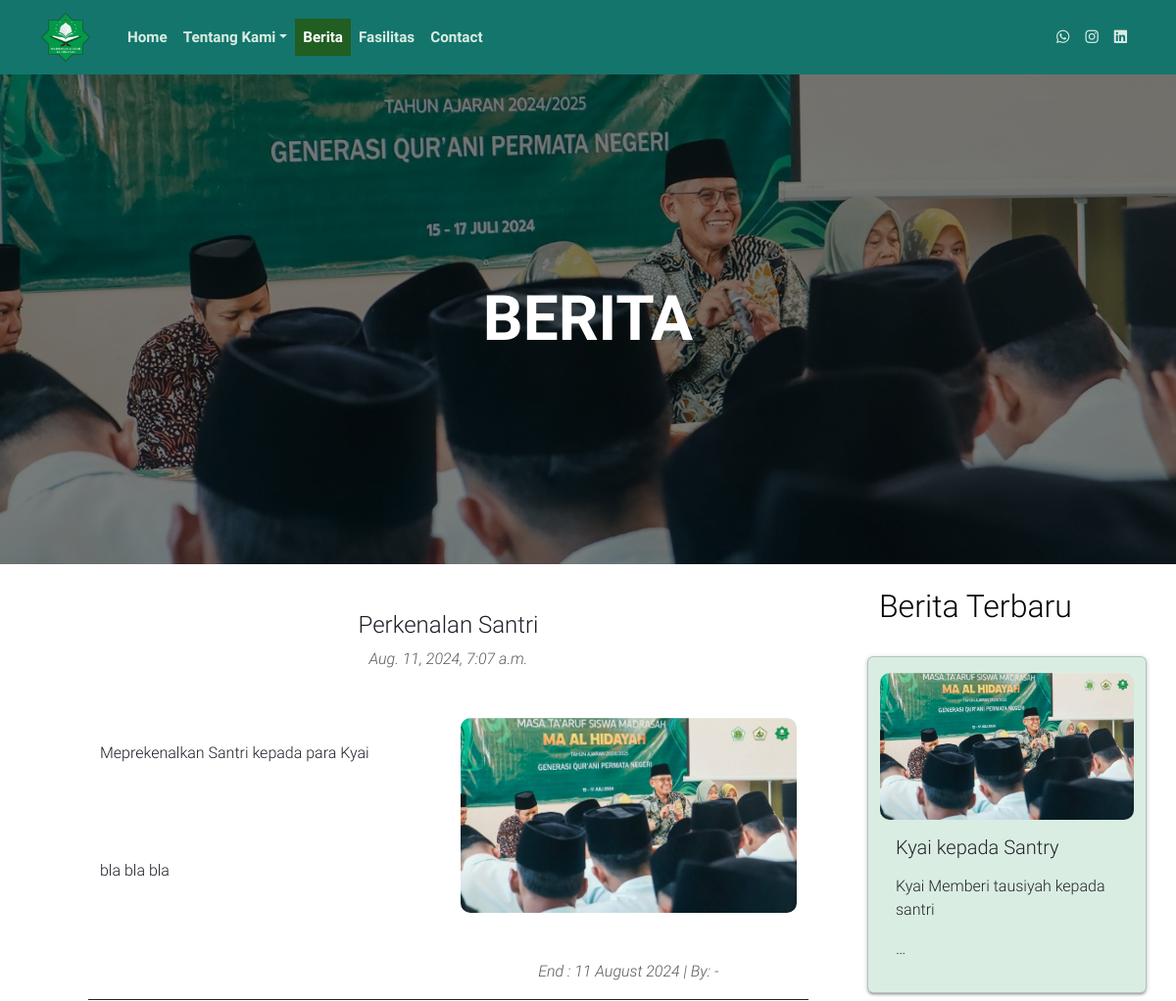
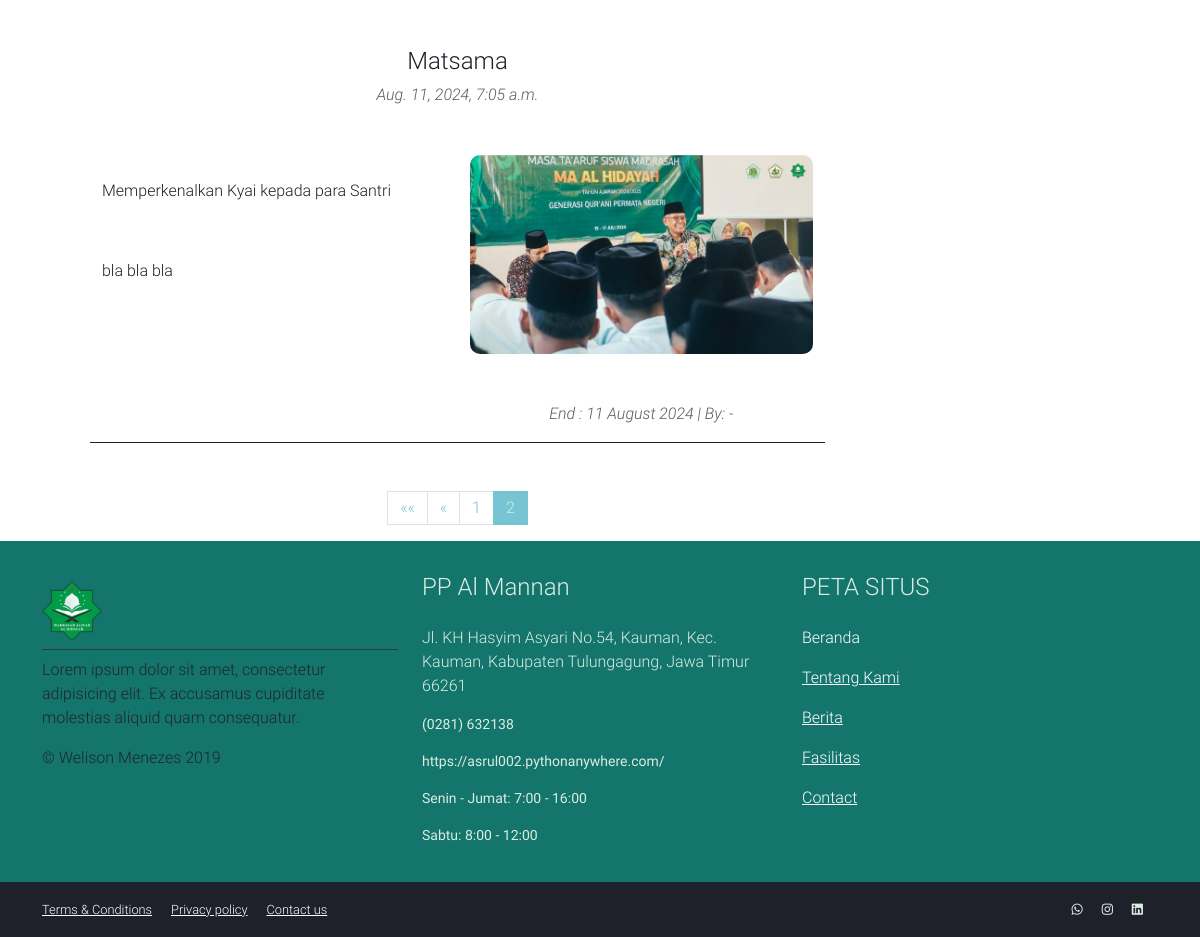
/berita?page=2, run on the app's committed database (2 pictures, top to bottom).
### myapp/models.py (models this page shows, shortened)
class Post(models.Model):
    postname = models.CharField(max_length=600)
    author = models.CharField(max_length=100, blank=True)
    category = models.ManyToManyField(Category)
    pendidikan = models.ManyToManyField(Pendidikan)
    image = models.ImageField(upload_to='images/posts', blank=True, null=True)
    content = RichTextField()
    link = models.URLField(max_length=200, blank=True, null=True)  # Field baru untuk link
    created = models.DateTimeField(default=timezone.now)  # Field baru untuk created
    updated = models.DateTimeField(auto_now=True)
    time = models.CharField(default=timezone.now().strftime("%d %B %Y"), max_length=100, blank=True)

### myapp/views.py (the view)
# urls.py: path('berita', berita, name="berita"),
def berita(request):
    context = {}
    try:
        post_list = Post.objects.all().order_by("-id")
        paginator = Paginator(post_list, 5)  # Tampilkan 5 post per halaman
        page_number = request.GET.get('page')
        page_obj = paginator.get_page(page_number)
        penting_posts = Post.objects.filter(category__name='penting')
        recent_posts = Post.objects.all().order_by("-id")[:2]
        context.update({
            'page_obj': page_obj,
            'penting_posts': penting_posts,
            'recent_posts': recent_posts,
            'media_url': settings.MEDIA_URL
        })
    except Post.DoesNotExist as e:
        context['error'] = f"Error fetching posts: {str(e)}"
    return render(request, 'berita.html', context)

### templates/berita.html (shortened to what this page needs)
{% extends "base.html" %}
{% load static %}
{% block content %}
<section style="position: relative; text-align: center;">
    <img width="100%" style="height: 500px;object-fit: cover;filter: brightness(50%);" src="{% static 'assets/images/Header.jpg' %}" alt="">
    <div style="position: absolute; top: 50%; left: 50%; transform: translate(-50%, -50%); font-size: 4em; color: white; font-weight: bold;">
      BERITA
    </div>
  </section>
<div class="container">
  <div class="row">
    <div class="col-sm-9">
      <section class="mx-5">
        <div class="container pb-5 j1 "
          style="max-width: 800px; margin: auto">
          {% if page_obj %}
          {% for post in page_obj %}
          <a href="{% url 'detail' post.id %}" class="text-decoration-none text-dark">
            <h4 class="text-center pt-5 ">{{ post.postname }}</h4>
            <p class="text-center text-muted mb-5"><em>{{ post.created }}</em></p>
            <div class="row border-bottom border-dark">
              <div class="col-md-6 mb-4">
                <p class="mt-4">
                  {{ post.content|truncatewords:50|safe }}
                </p>
              </div>
              <div class="col-md-6">
                <img
                  style="width: 100%; max-height: 200px; object-fit: cover; border-radius: 10px;"
                  src="{{ media_url }}{{ post.image }}"
                  alt="{{ post.postname }}"
                />
                <p class="text-center text-muted mt-5">
                  <em>End : {{ post.time }} | By: {% if post.author %} {{ post.author }} {% else %} - {% endif %} </em>
                </p>
              </div>
            </div>
          </a>
          {% endfor %}
        </div>
      </section>
        <div class="container">
          <nav aria-label="Page navigation">
              <ul class="pagination justify-content-center">
                  {% if page_obj.has_previous %}
                      <li class="page-item">
                          <a class="page-link" href="?page=1" aria-label="First">
                              <span aria-hidden="true">&laquo;&laquo;</span>
                          </a>
                      </li>
                      <li class="page-item">
                          <a class="page-link" href="?page={{ page_obj.previous_page_number }}" aria-label="Previous">
                              <span aria-hidden="true">&laquo;</span>
                          </a>
                      </li>
                  {% endif %}
                  {% for num in page_obj.paginator.page_range %}
                      {% if page_obj.number == num %}
                          <li class="page-item active" aria-current="page">
                              <span class="page-link">{{ num }} <span class="sr-only">(current)</span></span>
                          </li>
                      {% else %}
                          <li class="page-item">
                              <a class="page-link" href="?page={{ num }}">{{ num }}</a>
                          </li>
                      {% endif %}
                  {% endfor %}
              </ul>
          </nav>
      </div>
      {% else %}
        <p>No recent posts available.</p>
      {% endif %}
  </div>
    <div class="col-sm-3 pr">
      <div class="row pt-4">
        <h2>Berita Terbaru</h2>
      </div>
      <div class="row pt-4">
        {% if penting_posts %} {% for post in penting_posts %}
        <div class="card pt-3 bg-light" style="width: 18rem">
          <a href="{% url 'detail' post.id %}" class="text-decoration-none text-dark">
              <img style="width: 100%; max-height: 200px;object-fit: cover; border-radius: 10px;"
              class="card-img-top"
              src="{{media_url}}{{post.image}}"
              alt="{{ post.postname }}"
            />
          </a>
          <div class="card-body">
            <h5 class="card-title">{{ post.postname }}</h5>
            <p class="card-text">
              {{ post.content|truncatewords:5|safe }}
            </p>
          </div>
        </div>
        {% endfor %} {% else %}
        <p>Tidak ada pengumuman penting</p>
        {% endif %}
      </div>
    </div>
  </div>
</div>
{% endblock content %}

### static/css/style.css (style rules this page uses)
:root { --hijau-primary: #14756D; --hijau-background: #ffffff; --hijau-bg-card: #29a59b; --hijau-border: #234946; --hijau-link-after: #215e21; }
body, html { font-family: 'Roboto'; font-style: normal; font-weight: 300; background: var(--hijau-background); color: #000000; }
a { color: #ffffff; }
.h1, .h2, .h3, .h4, .h5, .h6, h1, h2, h3, h4, h5, h6 { font-weight: 300; }
.card { -webkit-box-shadow: 0 2px 2px 0 rgba(0,0,0,0.14), 0 3px 1px -2px rgba(0,0,0,0.12), 0 1px 5px 0 rgba(0,0,0,0.2); box-shadow: 0 2px 2px 0 rgba(0,0,0,0.14), 0 3px 1px -2px rgba(0,0,0,0.12), 0 1px 5px 0 rgba(0,0,0,0.2); }
.text-dark { color: #1e202a !important; }
.bg-light { background-color: #daede2 !important; }
.page-link { color: #77c4d3; -webkit-border-radius: 0 !important; -moz-border-radius: 0 !important; border-radius: 0 !important; }
.page-item.active .page-link { background: #77c4d3; color: #daede2; border-color: #77c4d3; }

### templates/base.html (style rules this page uses)
body { -moz-opacity: 0.00; -khtml-opacity: 0.00; opacity: 0.00; }

### data on the page
Post: postname "Perkenalan Santri", created "Aug. 11, 2024, 7:07 a.m.", content "Meprekenalkan Santri kepada para Kyai bla bla bla", image (picture), time "11 August 2024"
Post: postname "Matsama", created "Aug. 11, 2024, 7:05 a.m.", content "Memperkenalkan Kyai kepada para Santri bla bla bla", image (picture), time "11 August 2024"
Post: image (picture), postname "Kyai kepada Santry", content "Kyai Memberi tausiyah kepada santri …"

### other printed values
{{ num }} "1"
{{ num }} "2"
